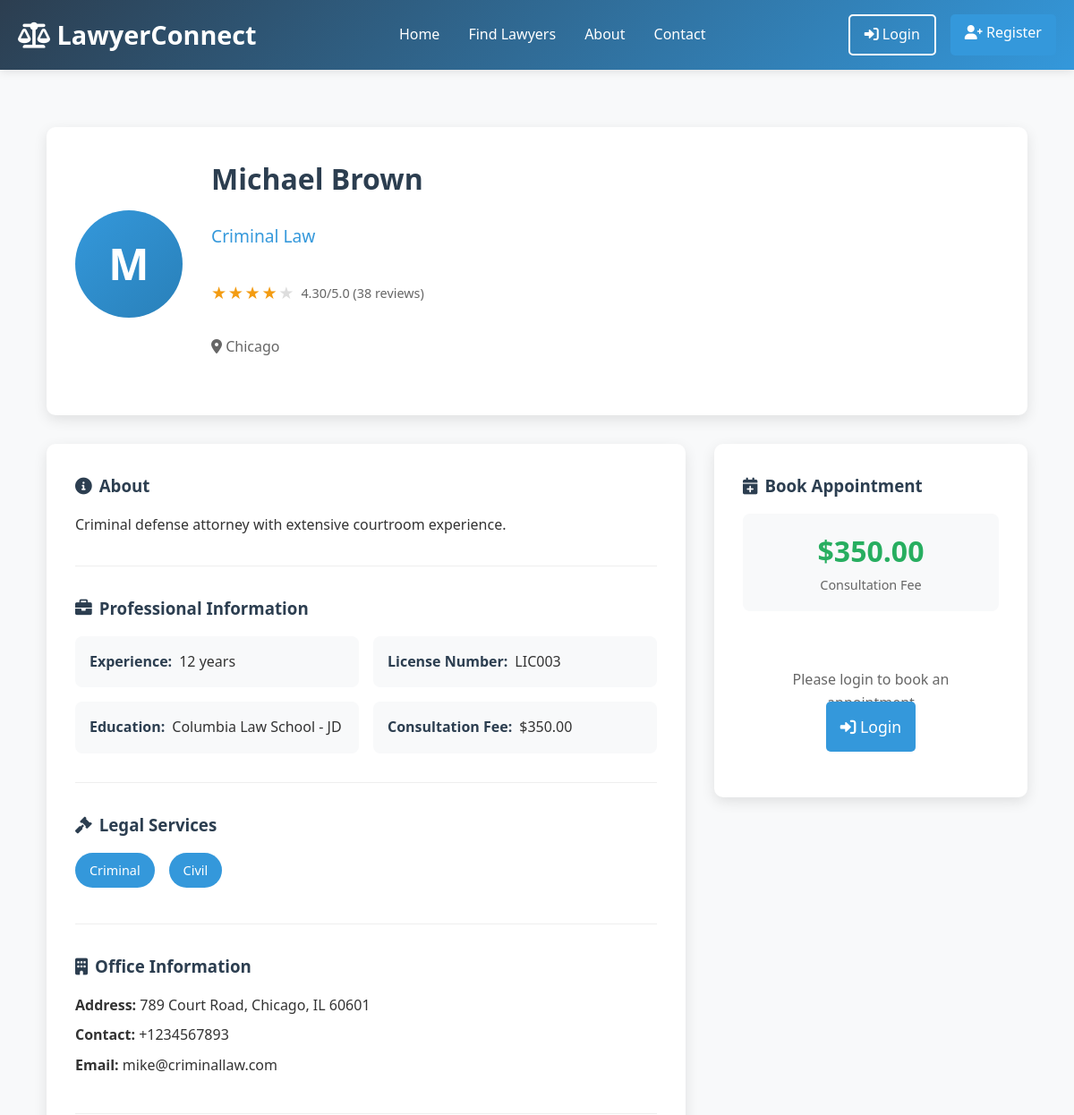
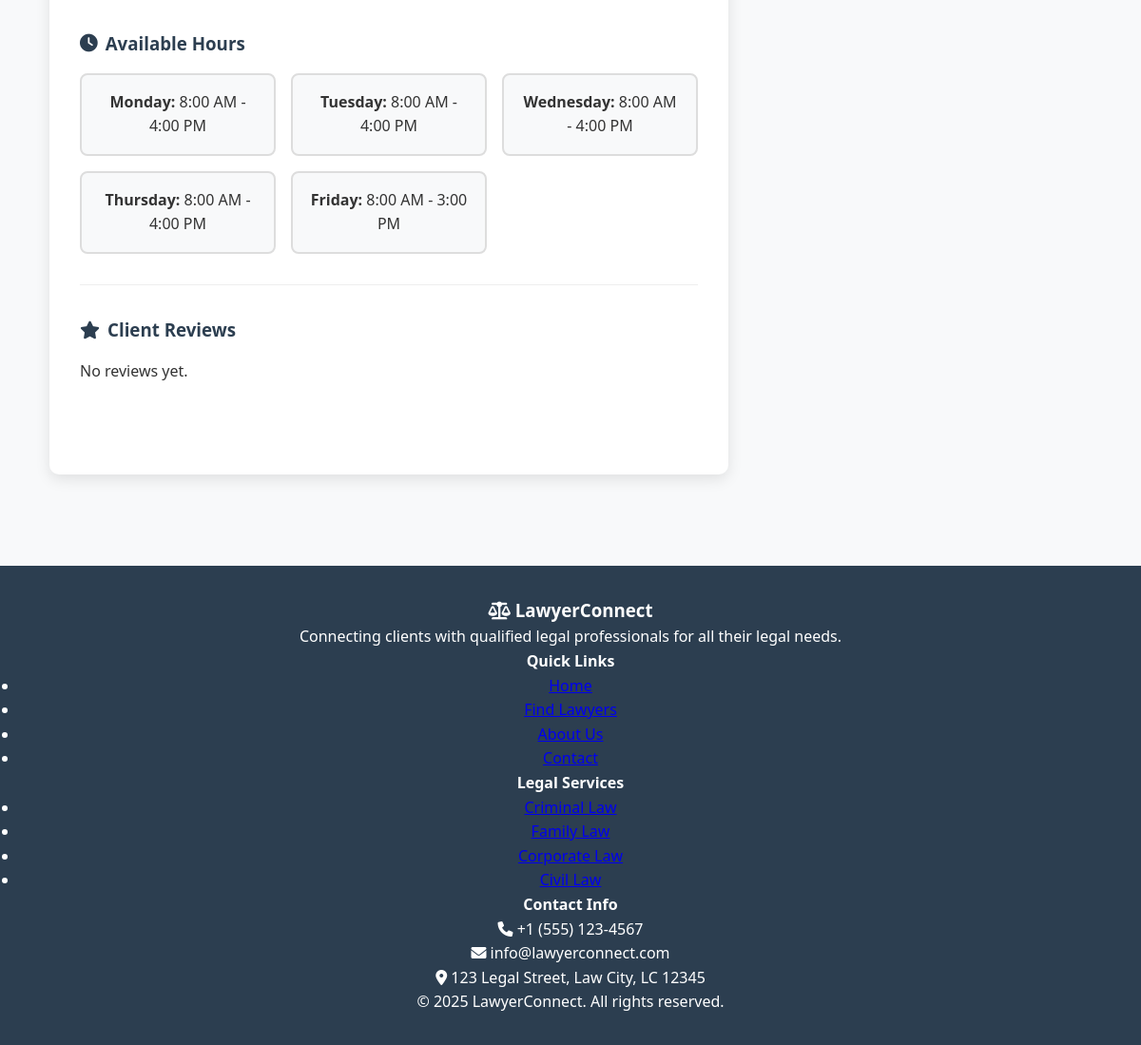
Screenshot of /profile.php?id=3 with the database file from the repository (2 pictures, top to bottom).
### tables this page shows
CREATE TABLE lawyer_profiles (
    id INT AUTO_INCREMENT PRIMARY KEY,
    user_id INT NOT NULL,
    specialization VARCHAR(100) NOT NULL,
    experience_years INT NOT NULL,
    license_number VARCHAR(50) UNIQUE NOT NULL,
    education TEXT,
    bio TEXT,
    consultation_fee DECIMAL(10,2),
    location VARCHAR(100) NOT NULL,
    office_address TEXT,
    rating DECIMAL(3,2) DEFAULT 0.00,
    total_reviews INT DEFAULT 0,
    is_verified BOOLEAN DEFAULT FALSE,
    availability_status ENUM('available', 'busy', 'unavailable') DEFAULT 'available',
    created_at TIMESTAMP DEFAULT CURRENT_TIMESTAMP,
    updated_at TIMESTAMP DEFAULT CURRENT_TIMESTAMP ON UPDATE CURRENT_TIMESTAMP,
    FOREIGN KEY (user_id) REFERENCES users(id) ON DELETE CASCADE
);

CREATE TABLE users (
    id INT AUTO_INCREMENT PRIMARY KEY,
    username VARCHAR(50) UNIQUE NOT NULL,
    email VARCHAR(100) UNIQUE NOT NULL,
    password VARCHAR(255) NOT NULL,
    user_type ENUM('customer', 'lawyer', 'admin') NOT NULL,
    full_name VARCHAR(100) NOT NULL,
    phone VARCHAR(20),
    address TEXT,
    profile_image VARCHAR(255),
    is_active BOOLEAN DEFAULT TRUE,
    created_at TIMESTAMP DEFAULT CURRENT_TIMESTAMP,
    updated_at TIMESTAMP DEFAULT CURRENT_TIMESTAMP ON UPDATE CURRENT_TIMESTAMP
);

CREATE TABLE time_slots (
    id INT AUTO_INCREMENT PRIMARY KEY,
    lawyer_id INT NOT NULL,
    day_of_week ENUM('monday', 'tuesday', 'wednesday', 'thursday', 'friday', 'saturday', 'sunday') NOT NULL,
    start_time TIME NOT NULL,
    end_time TIME NOT NULL,
    is_available BOOLEAN DEFAULT TRUE,
    created_at TIMESTAMP DEFAULT CURRENT_TIMESTAMP,
    FOREIGN KEY (lawyer_id) REFERENCES lawyer_profiles(id) ON DELETE CASCADE
);

### profile.php (the view, shortened to what this page needs)
<?php
include 'header.php';
require_once 'db.php';
$lawyerId = intval($_GET['id'] ?? 0);
try {
    $sql = "SELECT
                lp.*,
                u.full_name,
                u.email,
                u.phone,
                GROUP_CONCAT(DISTINCT ls.service_type) as services
            FROM lawyer_profiles lp
            JOIN users u ON lp.user_id = u.id
            LEFT JOIN lawyer_services ls ON lp.id = ls.lawyer_id
            WHERE lp.id = ? AND lp.is_verified = 1
            GROUP BY lp.id
            LIMIT 1";
    $stmt = $pdo->prepare($sql);
    $stmt->execute([$lawyerId]);
    $lawyer = $stmt->fetch();
    $reviewsSql = "SELECT r.*, u.full_name as customer_name
                   FROM reviews r
                   JOIN users u ON r.customer_id = u.id
                   WHERE r.lawyer_id = ?
                   ORDER BY r.created_at DESC
                   LIMIT 10";
    $reviewsStmt = $pdo->prepare($reviewsSql);
    $reviewsStmt->execute([$lawyerId]);
    $reviews = $reviewsStmt->fetchAll();
    $timeSlotsSql = "SELECT * FROM time_slots WHERE lawyer_id = ? AND is_available = 1 ORDER BY day_of_week";
    $timeSlotsStmt = $pdo->prepare($timeSlotsSql);
    $timeSlotsStmt->execute([$lawyerId]);
    $timeSlots = $timeSlotsStmt->fetchAll();
} catch (PDOException $e) {
    http_response_code(500);
    echo "Database error: " . $e->getMessage();
    exit;
}
?>
<div class="profile-container">
    <div class="profile-header">
        <div class="profile-avatar">
            <?php echo strtoupper(substr($lawyer['full_name'], 0, 1)); ?>
        </div>
        <div class="profile-info">
            <h1><?php echo htmlspecialchars($lawyer['full_name']); ?></h1>
            <p class="specialization"><?php echo htmlspecialchars($lawyer['specialization']); ?></p>
            <div class="rating">
                <div class="stars">
                    <?php for ($i = 1; $i <= 5; $i++): ?>
                        <span class="star <?php echo $i <= $lawyer['rating'] ? 'filled' : ''; ?>">★</span>
                    <?php endfor; ?>
                </div>
                <span class="rating-text"><?php echo $lawyer['rating']; ?>/5.0 (<?php echo $lawyer['total_reviews']; ?> reviews)</span>
            </div>
            <p class="location"><i class="fas fa-map-marker-alt"></i> <?php echo htmlspecialchars($lawyer['location']); ?></p>
        </div>
    </div>
    <div class="profile-content">
        <div class="profile-details">
            <div class="detail-section">
                <h3><i class="fas fa-info-circle"></i> About</h3>
                <p><?php echo htmlspecialchars($lawyer['bio']); ?></p>
            </div>
            <div class="detail-section">
                <h3><i class="fas fa-briefcase"></i> Professional Information</h3>
                <div class="info-grid">
                    <div class="info-item">
                        <strong>Experience:</strong> <?php echo $lawyer['experience_years']; ?> years
                    </div>
                    <div class="info-item">
                        <strong>License Number:</strong> <?php echo htmlspecialchars($lawyer['license_number']); ?>
                    </div>
                    <div class="info-item">
                        <strong>Education:</strong> <?php echo htmlspecialchars($lawyer['education']); ?>
                    </div>
                    <div class="info-item">
                        <strong>Consultation Fee:</strong> $<?php echo number_format($lawyer['consultation_fee'], 2); ?>
                    </div>
                </div>
            </div>
            <div class="detail-section">
                <h3><i class="fas fa-gavel"></i> Legal Services</h3>
                <div class="services-list">
                    <?php if ($lawyer['services']): ?>
                        <?php foreach (explode(',', $lawyer['services']) as $service): ?>
                            <span class="service-tag"><?php echo ucfirst(str_replace('_', ' ', trim($service))); ?></span>
                        <?php endforeach; ?>
                    <?php endif; ?>
                </div>
            </div>
            <div class="detail-section">
                <h3><i class="fas fa-building"></i> Office Information</h3>
                <div class="office-info">
                    <p><strong>Address:</strong> <?php echo htmlspecialchars($lawyer['office_address']); ?></p>
                    <p><strong>Contact:</strong> <?php echo htmlspecialchars($lawyer['phone']); ?></p>
                    <p><strong>Email:</strong> <?php echo htmlspecialchars($lawyer['email']); ?></p>
                </div>
            </div>
            <div class="detail-section">
                <h3><i class="fas fa-clock"></i> Available Hours</h3>
                <div class="time-slots">
                    <?php if (!empty($timeSlots)): ?>
                        <?php foreach ($timeSlots as $slot): ?>
                            <div class="time-slot">
                                <strong><?php echo ucfirst($slot['day_of_week']); ?>:</strong>
                                <?php echo date('g:i A', strtotime($slot['start_time'])); ?> -
                                <?php echo date('g:i A', strtotime($slot['end_time'])); ?>
                            </div>
                        <?php endforeach; ?>
                    <?php else: ?>
                        <p>No available time slots set.</p>
                    <?php endif; ?>
                </div>
            </div>
            <div class="detail-section">
                <h3><i class="fas fa-star"></i> Client Reviews</h3>
                <?php if (!empty($reviews)): ?>
                    <div class="reviews-list">
                        <?php foreach ($reviews as $review): ?>
                            <div class="review-item">
                                <div class="review-header">
                                    <h4><?php echo htmlspecialchars($review['customer_name']); ?></h4>
                                    <div class="rating">
                                        <?php for ($i = 1; $i <= 5; $i++): ?>
                                            <span class="star <?php echo $i <= $review['rating'] ? 'filled' : ''; ?>">★</span>
                                        <?php endfor; ?>
                                    </div>
                                </div>
                                <p><?php echo htmlspecialchars($review['review_text']); ?></p>
                                <small class="review-date"><?php echo date('F j, Y', strtotime($review['created_at'])); ?></small>
                            </div>
                        <?php endforeach; ?>
                    </div>
                <?php else: ?>
                    <p>No reviews yet.</p>
                <?php endif; ?>
            </div>
        </div>
        <div class="booking-sidebar">
            <div class="booking-card">
                <h3><i class="fas fa-calendar-plus"></i> Book Appointment</h3>
                <div class="fee-display">
                    <span class="fee-amount">$<?php echo number_format($lawyer['consultation_fee'], 2); ?></span>
                    <span class="fee-label">Consultation Fee</span>
                </div>
                <?php if (isset($_SESSION['user_id'])): ?>
                    <form id="bookingForm" method="POST" action="api/book_appointment.php">
                        <input type="hidden" name="lawyer_id" value="<?php echo $lawyerId; ?>">
                        <div class="form-group">
                            <label for="appointment_date">Select Date</label>
                            <input type="date" id="appointment_date" name="appointment_date" required>
                        </div>
                        <div class="form-group">
                            <label for="appointment_time">Select Time</label>
                            <select id="appointment_time" name="appointment_time" required>
                                <option value="">Choose time...</option>
                                <option value="09:00">9:00 AM</option>
                                <option value="10:00">10:00 AM</option>
                                <option value="11:00">11:00 AM</option>
                                <option value="14:00">2:00 PM</option>
                                <option value="15:00">3:00 PM</option>
                                <option value="16:00">4:00 PM</option>
                            </select>
                        </div>
                        <div class="form-group">
                            <label for="meeting_type">Meeting Type</label>
                            <select id="meeting_type" name="meeting_type" required>
                                <option value="office">Office Visit</option>
                                <option value="online">Online Meeting</option>
                                <option value="phone">Phone Call</option>
                            </select>
                        </div>
                        <div class="form-group">
                            <label for="notes">Notes (Optional)</label>
                            <textarea id="notes" name="notes" rows="3" placeholder="Brief description of your legal matter..."></textarea>
                        </div>
                        <button type="submit" class="btn btn-primary btn-full">
                            <i class="fas fa-calendar-check"></i> Book Appointment
                        </button>
                    </form>
                <?php else: ?>
                    <div class="login-prompt">
                        <p>Please login to book an appointment</p>
                        <a href="login.php" class="btn btn-primary btn-full">
                            <i class="fas fa-sign-in-alt"></i> Login
                        </a>
                    </div>
                <?php endif; ?>
            </div>
        </div>
    </div>
</div>
<?php include 'footer.php'; ?>

### css/style.css (style rules this page uses)
* { margin: 0; padding: 0; box-sizing: border-box; }
body { font-family: 'Segoe UI', Tahoma, Geneva, Verdana, sans-serif; line-height: 1.6; color: #333; background-color: #f8f9fa; }
.btn { padding: 0.5rem 1rem; border: none; border-radius: 5px; cursor: pointer; text-decoration: none; transition: all 0.3s; font-weight: 500; }
.btn-primary { background: #3498db; color: white; }
.stars { color: #f39c12; }
.service-tag { display: inline-block; background: #ecf0f1; padding: 0.3rem 0.8rem; border-radius: 20px; font-size: 0.8rem; margin-right: 0.5rem; margin-bottom: 0.5rem; }
.btn-full { width: 100%; padding: 1rem; font-size: 1.1rem; }
.profile-header { background: white; padding: 2rem; border-radius: 10px; box-shadow: 0 5px 15px rgba(0,0,0,0.1); margin-bottom: 2rem; }
.profile-content { display: grid; grid-template-columns: 1fr 2fr; gap: 2rem; align-items: start; }
.profile-avatar { width: 150px; height: 150px; border-radius: 50%; background: #3498db; display: flex; align-items: center; justify-content: center; font-size: 4rem; color: white; margin-bottom: 1rem; }
.profile-info { display: grid; grid-template-columns: repeat(auto-fit, minmax(200px, 1fr)); gap: 1rem; margin-bottom: 2rem; }
.info-item { display: flex; align-items: center; gap: 0.5rem; }
.info-item strong { color: #2c3e50; }
.time-slots { display: grid; grid-template-columns: repeat(auto-fit, minmax(100px, 1fr)); gap: 1rem; margin-top: 1rem; }
.time-slot { padding: 0.8rem; border: 2px solid #ddd; border-radius: 5px; text-align: center; cursor: pointer; transition: all 0.3s; }

### profile.php (style rules this page uses)
.profile-container { max-width: 1200px; margin: 0 auto; padding: 2rem; }
.profile-header { display: flex; align-items: center; background: white; padding: 2rem; border-radius: 10px; box-shadow: 0 5px 15px rgba(0,0,0,0.1); margin-bottom: 2rem; }
.profile-avatar { width: 120px; height: 120px; border-radius: 50%; background: linear-gradient(135deg, #3498db, #2980b9); display: flex; align-items: center; justify-content: center; font-size: 3rem; color: white; font-weight: bold; margin-right: 2rem; }
.profile-info h1 { color: #2c3e50; margin-bottom: 0.5rem; }
.specialization { color: #3498db; font-size: 1.2rem; font-weight: 500; margin-bottom: 1rem; }
.rating { display: flex; align-items: center; gap: 0.5rem; margin-bottom: 1rem; }
.stars { display: flex; gap: 0.1rem; }
.star { color: #ddd; font-size: 1.2rem; }
.star.filled { color: #f39c12; }
.rating-text { font-size: 0.9rem; color: #666; }
.location { color: #666; font-size: 1rem; }
.profile-content { display: grid; grid-template-columns: 1fr 350px; gap: 2rem; }
.profile-details { background: white; padding: 2rem; border-radius: 10px; box-shadow: 0 5px 15px rgba(0,0,0,0.1); }
.detail-section { margin-bottom: 2rem; padding-bottom: 2rem; border-bottom: 1px solid #eee; }
.detail-section:last-child { border-bottom: none; }
.detail-section h3 { color: #2c3e50; margin-bottom: 1rem; display: flex; align-items: center; gap: 0.5rem; }
.info-grid { display: grid; grid-template-columns: repeat(auto-fit, minmax(250px, 1fr)); gap: 1rem; }
.info-item { padding: 1rem; background: #f8f9fa; border-radius: 8px; }
.services-list { display: flex; flex-wrap: wrap; gap: 0.5rem; }
.service-tag { background: #3498db; color: white; padding: 0.5rem 1rem; border-radius: 20px; font-size: 0.9rem; font-weight: 500; }
.office-info p { margin-bottom: 0.5rem; }
.time-slots { display: grid; grid-template-columns: repeat(auto-fit, minmax(200px, 1fr)); gap: 1rem; }
.time-slot { padding: 1rem; background: #f8f9fa; border-radius: 8px; text-align: center; }
.booking-sidebar { position: sticky; top: 2rem; height: fit-content; }
.booking-card { background: white; padding: 2rem; border-radius: 10px; box-shadow: 0 5px 15px rgba(0,0,0,0.1); }
.booking-card h3 { color: #2c3e50; margin-bottom: 1rem; display: flex; align-items: center; gap: 0.5rem; }
.fee-display { text-align: center; margin-bottom: 2rem; padding: 1rem; background: #f8f9fa; border-radius: 8px; }
.fee-amount { display: block; font-size: 2rem; font-weight: bold; color: #27ae60; }
.fee-label { color: #666; font-size: 0.9rem; }
.btn-full { width: 100%; padding: 1rem; font-size: 1.1rem; }
.login-prompt { text-align: center; padding: 2rem; color: #666; }

### rows the page displays
lawyer_profiles: user.full_name "M", user.full_name "Michael Brown", specialization "Criminal Law", rating "4.30", total_reviews "38", location "Chicago", bio "Criminal defense attorney with extensive courtroom experience.", experience_years "12", license_number "LIC003", education "Columbia Law School - JD", consultation_fee "350.00", office_address "789 Court Road, Chicago, IL 60601", user.phone "+1234567893", user.email "mike@criminallaw.com"
time_slots: day_of_week "Monday", start_time "8:00 AM", end_time "4:00 PM"
time_slots: day_of_week "Tuesday", start_time "8:00 AM", end_time "4:00 PM"
time_slots: day_of_week "Wednesday", start_time "8:00 AM", end_time "4:00 PM"
time_slots: day_of_week "Thursday", start_time "8:00 AM", end_time "4:00 PM"
time_slots: day_of_week "Friday", start_time "8:00 AM", end_time "3:00 PM"

### other values shown
str_replace('_', ' ', trim($service)) "Criminal"
str_replace('_', ' ', trim($service)) "Civil"
